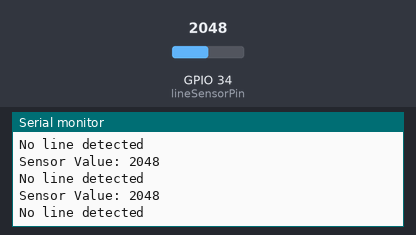
Bench run of a sketch on a simulated ESP32. Shown: the last lines printed to the serial monitor. Inputs (shaded band) come from the test bench; at power-on: GPIO 34 (lineSensorPin) = 2048.

Above: at 1.2 s.
1.3 s: GPIO 34 (lineSensorPin) set to 1070
At 1.31 s:
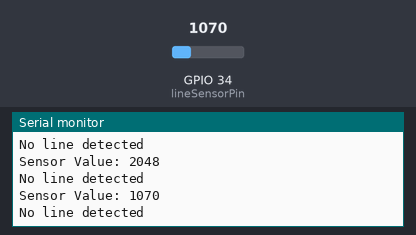
2.8 s: GPIO 34 (lineSensorPin) set to 974
At 2.82 s:
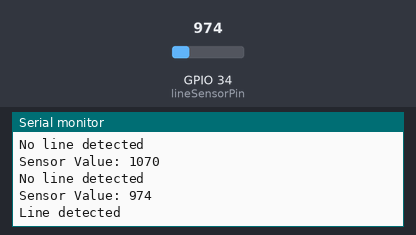
Timing chart, 0 to 5.8 s (numbered marks = the images above; inputs shaded):
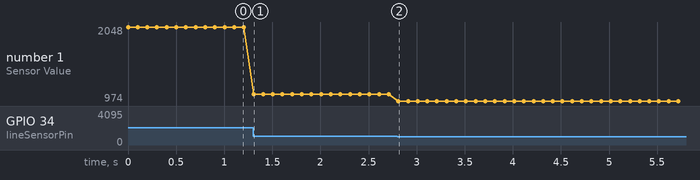

Measured:
- the behaviour switches between 1000 and 999 on GPIO 34 (lineSensorPin) (found by bisection; images 1 and 2)
- after the input at 1.3 s, the serial monitor: prints a new line at once (image 1)
- after the input at 2.8 s, the serial monitor: prints a new line at once (image 2)
- plotted number 1: 2048 → 1070 after the input at 1.3 s, 1070 → 974 after the input at 2.8 s

The sketch:

ANALOG_LINE_SENSOR.ino
```cpp
const int lineSensorPin = 34; // Analog input pin for line sensor (D34)
const int threshold = 1000;   // Adjust this value based on your sensor and environment

void setup() {
  Serial.begin(115200);
}

void loop() {
  int sensorValue = analogRead(lineSensorPin);
  Serial.print("Sensor Value: ");
  Serial.println(sensorValue);

  if (sensorValue < threshold) {
    Serial.println("Line detected");
  } else {
    Serial.println("No line detected");
  }

  delay(100); // Wait 100 ms before taking another reading
}
```
